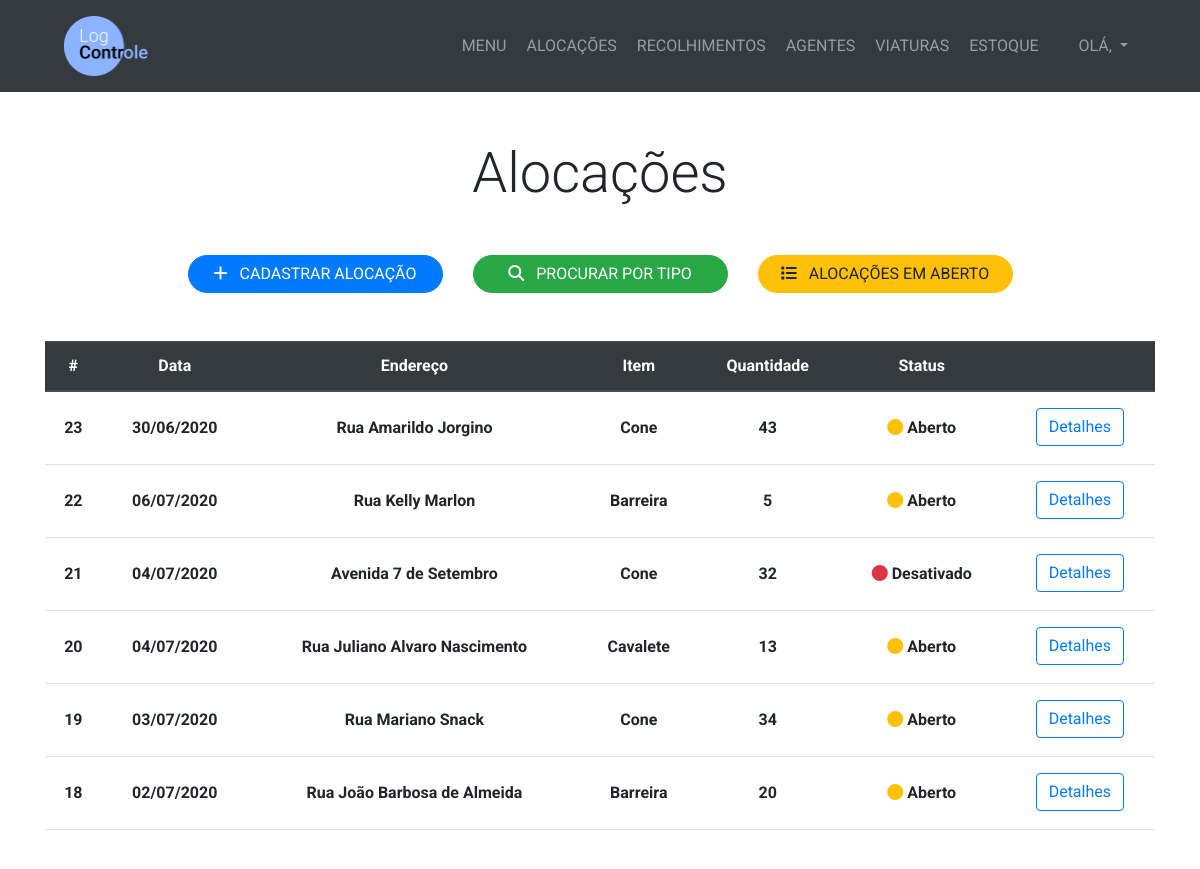
The app's page /alocacao/, older data.
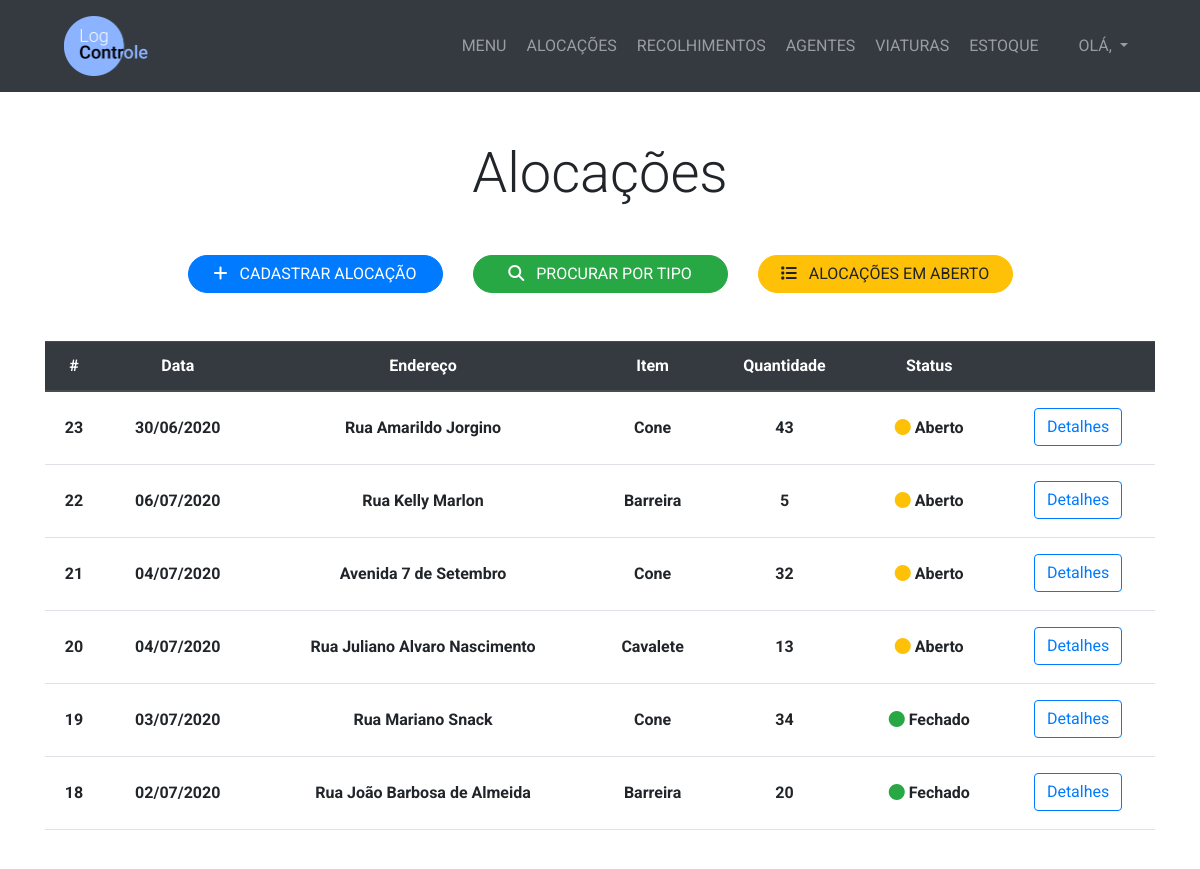
The same page, newer data.
### management/models.py (models this page shows, shortened)
class Alocacao(models.Model):
    TURNO_CHOICES = (
        ('Manhã', 'Manhã'),
        ('Tarde', 'Tarde'),
        ('Noite', 'Noite'),
        ('Madrugada', 'Madrugada')
    )
    STATUS_CHOICES = (
        ('Aberto', 'Aberto'),
        ('Fechado', 'Fechado'),
        ('Desativado', 'Desativado')
    )
    data = models.DateField()
    horario = models.TimeField()
    item = models.ForeignKey(Item, on_delete=models.PROTECT)
    quantidade = models.IntegerField()
    turno = models.CharField(max_length=10, choices=TURNO_CHOICES)
    viatura = models.ForeignKey(Viatura, on_delete=models.PROTECT, blank=True, null=True)
    rua = models.CharField(max_length=200)
    numero = models.CharField(max_length=10)
    bairro = models.CharField(max_length=25)
    complemento = models.CharField(max_length=25, blank=True)
    motivo = models.CharField(max_length=100, blank=True)
    cadastrador = models.ForeignKey(User, on_delete=models.PROTECT)
    status = models.CharField(max_length=11, choices=STATUS_CHOICES, default='Fechado')

class Item(models.Model):
    nome = models.CharField(max_length=100)
    def __str__(self):
        return self.nome

### management/views.py (the view)
# urls.py: path('alocacao/', views.menualocacao, name='menualocacao'),
def menualocacao(request):
    alocacoes = Alocacao.objects.all().order_by('-id')
    return render(request, 'management/menualocacao.html', {'alocacoes':alocacoes})

### management/templates/management/menualocacao.html
{% extends 'management/base.html' %}
{% block content %}
  <section class="py-5">
    <div class="container">
      <h1 class="display-4 text-center mb-5">Alocações</h1>
      <div class="row justify-content-center">
        <div class="col-lg-3">
          <a href="{% url 'criaralocacao' %}" class="btn btn-primary btn-block rounded-pill"><i class="fas fa-plus mr-2"></i> CADASTRAR ALOCAÇÃO</a>
        </div>
        <div class="col-lg-3">
          <a href="{% url 'procurarportipo' %}" class="btn btn-success btn-block rounded-pill"><i class="fas fa-search mr-2"></i> PROCURAR POR TIPO</a>
        </div>
        <div class="col-lg-3">
          <a href="{% url 'alocacoesabertas' %}" class="btn btn-warning btn-block rounded-pill"><i class="fas fa-list mr-2"></i> ALOCAÇÕES EM ABERTO</a>
        </div>
      </div>
      <div class="row justify-content-center mt-5">
        <div class="col-lg-12">
          {% if alocacoes %}
            <div class="table-responsive " id="tabela-colaboracao">
              <table class="table table-hover">
                <thead class="thead-dark">
                  <tr>
                    <th scope="col" class="text-center">#</th>
                    <th scope="col" class="text-center">Data</th>
                    <th scope="col" class="text-center">Endereço</th>
                    <th scope="col" class="text-center">Item</th>
                    <th scope="col" class="text-center">Quantidade</th>
                    <th scope="col" class="text-center">Status</th>
                    <th scope="col" class="text-center"></th>
                  </tr>
                </thead>
                <tbody>
                  {% for alocacao in alocacoes %}
                    <tr>
                      <th scope="row" class="text-center py-4">{{ alocacao.id }}</th>
                      <th scope="row" class="text-center py-4">{{ alocacao.data|date:'d/m/Y' }}</th>
                      <th scope="row" class="text-center py-4">{{ alocacao.rua }}</th>
                      <th scope="row" class="text-center py-4">{{ alocacao.item }}</th>
                      <th scope="row" class="text-center py-4">{{ alocacao.quantidade }}</th>
                      <th scope="row" class="text-center py-4">
                        {% if alocacao.status == 'Aberto' %}
                          <i class="fas fa-circle text-warning"></i> {{ alocacao.status }}
                        {% elif alocacao.status == 'Fechado' %}
                          <i class="fas fa-circle text-success"></i> {{ alocacao.status }}
                        {% elif alocacao.status == 'Desativado' %}
                          <i class="fas fa-circle text-danger"></i> {{ alocacao.status }}
                        {% endif %}
                      </th>
                      <th scope="row" class="text-center py-3"><a href="{% url 'detalhealocacao' alocacao.id %}" class="btn btn-outline-primary">Detalhes</a></th>
                    </tr>
                  {% endfor %}
                </tbody>
              </table>
            </div>
          {% else %}
            <h2 class="text-center text-secondary">Nenhuma alocação cadastrada</h2>
          {% endif %}
        </div>
      </div>
    </div>
  </section>
{% endblock %}

Row changes from the older to the newer data that the page shows:
changed Alocacao "Avenida 7 de Setembro": status "Desativado" → "Aberto"
changed Alocacao "Rua Mariano Snack": status "Aberto" → "Fechado"
changed Alocacao "Rua João Barbosa de Almeida": status "Aberto" → "Fechado"
